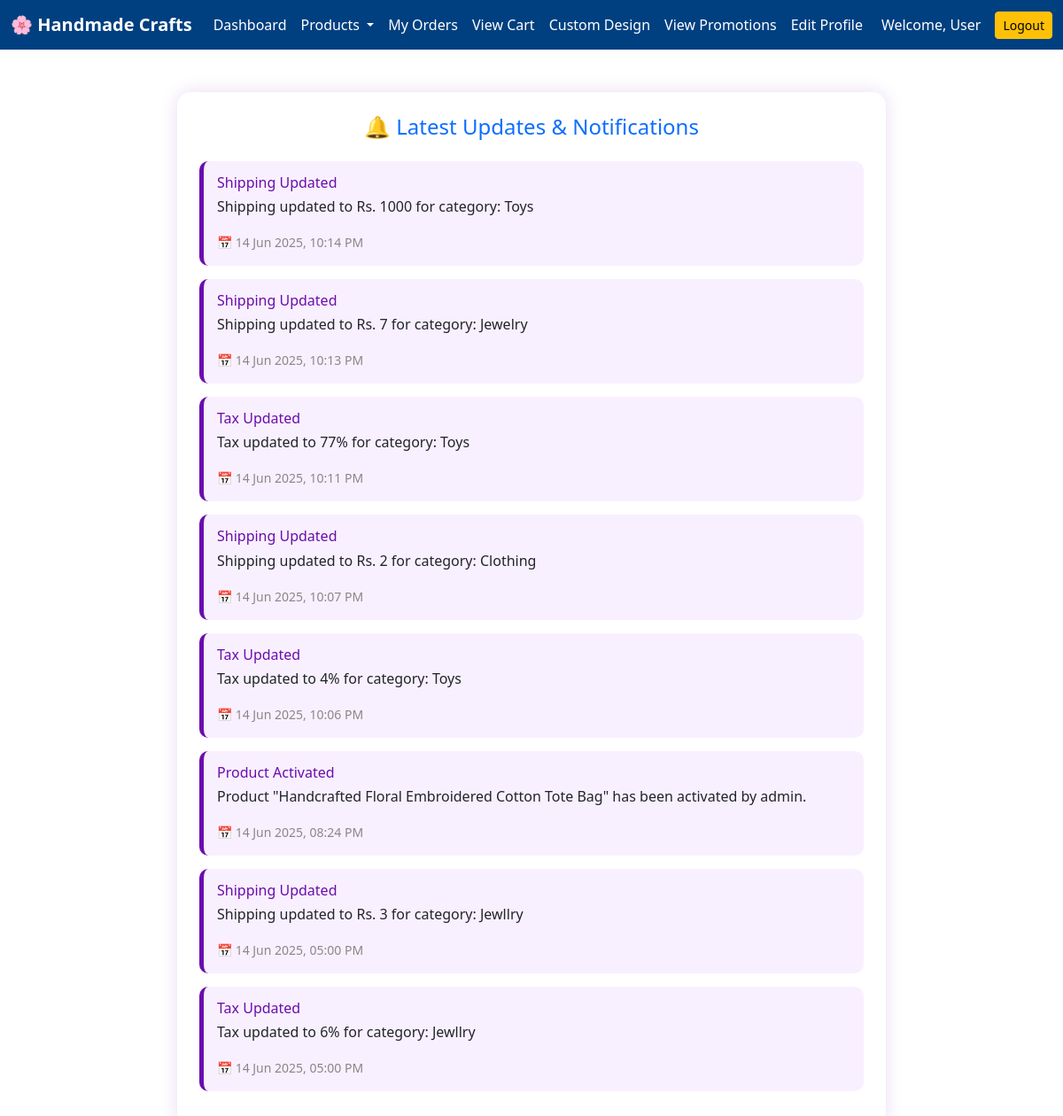
/view_promotions.php (signed in), run on the app's committed database.
### tables this page shows
CREATE TABLE `promotions` (
  `id` int(11) NOT NULL,
  `type` enum('Product Activated','Tax Updated','Shipping Updated') NOT NULL,
  `description` text NOT NULL,
  `created_at` timestamp NOT NULL DEFAULT current_timestamp()
);

### view_promotions.php (the view, shortened to what this page needs)
<?php
include 'connection.php';
$promotions = $conn->query("SELECT * FROM promotions ORDER BY created_at DESC");
?>
<!DOCTYPE html>
<html>
<head>
  <link href="https://cdn.jsdelivr.net/npm/bootstrap@5.3.0/dist/css/bootstrap.min.css" rel="stylesheet">
</head>
<body>
<?php include 'user_navbar.php'; ?>
<div class="promo-box mt-4">
  <h4 class="text-center text-primary mb-4">🔔 Latest Updates & Notifications</h4>
  <?php if ($promotions->num_rows > 0): ?>
    <?php while ($row = $promotions->fetch_assoc()): ?>
      <div class="promo-msg">
        <h6><?= htmlspecialchars($row['type']) ?></h6>
        <p><?= htmlspecialchars($row['description']) ?></p>
        <small>📅 <?= date('d M Y, h:i A', strtotime($row['created_at'])) ?></small>
      </div>
    <?php endwhile; ?>
  <?php else: ?>
    <p class="text-muted text-center">No notifications yet.</p>
  <?php endif; ?>
</div>
</body>
</html>

### view_promotions.php (style rules this page uses)
body { background-color: #f3e6ff; padding-top: 80px; }
.promo-box { max-width: 800px; margin: 0 auto; background: white; padding: 25px; border-radius: 15px; box-shadow: 0 0 20px rgba(106, 13, 173, 0.15); }
.promo-msg { background: #f9f0ff; border-left: 5px solid #6a0dad; margin-bottom: 15px; padding: 15px; border-radius: 10px; }
.promo-msg h6 { margin-bottom: 5px; color: #6a0dad; }
.promo-msg small { color: #888; }

### data on the page
promotions: type "Shipping Updated", description "Shipping updated to Rs. 1000 for category: Toys", created_at "14 Jun 2025, 10:14 PM"
promotions: type "Shipping Updated", description "Shipping updated to Rs. 7 for category: Jewelry", created_at "14 Jun 2025, 10:13 PM"
promotions: type "Tax Updated", description "Tax updated to 77% for category: Toys", created_at "14 Jun 2025, 10:11 PM"
promotions: type "Shipping Updated", description "Shipping updated to Rs. 2 for category: Clothing", created_at "14 Jun 2025, 10:07 PM"
promotions: type "Tax Updated", description "Tax updated to 4% for category: Toys", created_at "14 Jun 2025, 10:06 PM"
promotions: type "Product Activated", description "Product \"Handcrafted Floral Embroidered Cotton Tote Bag\" has been activated by admin.", created_at "14 Jun 2025, 08:24 PM"
promotions: type "Shipping Updated", description "Shipping updated to Rs. 3 for category: Jewllry", created_at "14 Jun 2025, 05:00 PM"
promotions: type "Tax Updated", description "Tax updated to 6% for category: Jewllry", created_at "14 Jun 2025, 05:00 PM"

### other printed values
$_SESSION['username'] "User"
